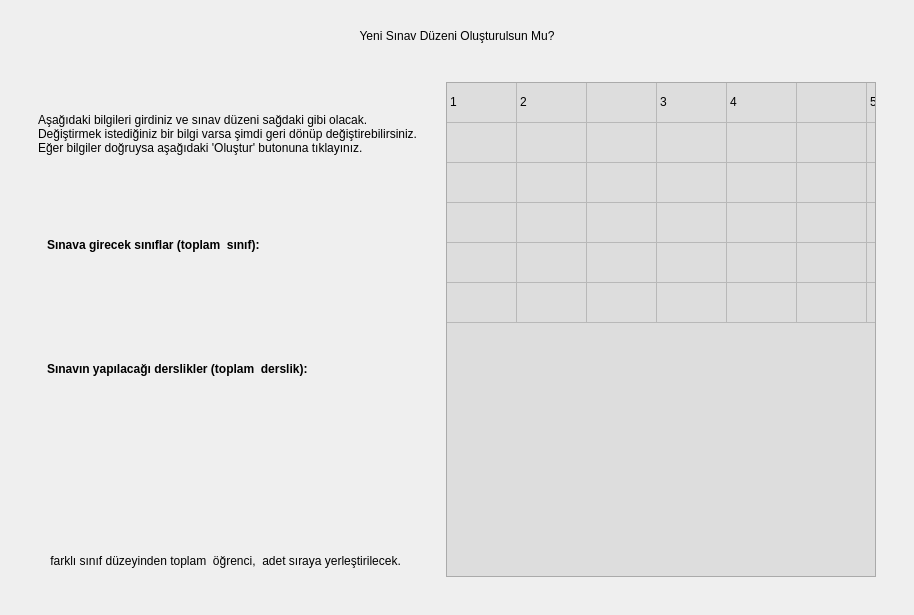
<?xml version="1.0" encoding="UTF-8"?>
<ui version="4.0">
 <class>ikoOSKAR::UI::NSPreviewUi</class>
 <widget class="QWidget" name="ikoOSKAR::UI::NSPreviewUi">
  <property name="geometry">
   <rect>
    <x>0</x>
    <y>0</y>
    <width>914</width>
    <height>615</height>
   </rect>
  </property>
  <property name="windowTitle">
   <string>Form</string>
  </property>
  <layout class="QHBoxLayout" name="horizontalLayout">
   <item>
    <widget class="QFrame" name="frame">
     <property name="maximumSize">
      <size>
       <width>900</width>
       <height>16777215</height>
      </size>
     </property>
     <property name="frameShape">
      <enum>QFrame::NoFrame</enum>
     </property>
     <property name="frameShadow">
      <enum>QFrame::Raised</enum>
     </property>
     <layout class="QVBoxLayout" name="verticalLayout">
      <item>
       <widget class="QFrame" name="frmHeader">
        <property name="frameShape">
         <enum>QFrame::NoFrame</enum>
        </property>
        <property name="frameShadow">
         <enum>QFrame::Raised</enum>
        </property>
        <layout class="QVBoxLayout" name="verticalLayout_2">
         <item>
          <widget class="QLabel" name="lblHeader">
           <property name="maximumSize">
            <size>
             <width>16777215</width>
             <height>30</height>
            </size>
           </property>
           <property name="text">
            <string>Yeni Sınav Düzeni Oluşturulsun Mu?</string>
           </property>
           <property name="alignment">
            <set>Qt::AlignCenter</set>
           </property>
          </widget>
         </item>
         <item>
          <widget class="QWidget" name="wdFiller" native="true"/>
         </item>
        </layout>
       </widget>
      </item>
      <item>
       <widget class="QFrame" name="frmForm">
        <property name="frameShape">
         <enum>QFrame::NoFrame</enum>
        </property>
        <property name="lineWidth">
         <number>0</number>
        </property>
        <layout class="QHBoxLayout" name="horizontalLayout_2">
         <item>
          <widget class="QFrame" name="frame_2">
           <property name="frameShape">
            <enum>QFrame::NoFrame</enum>
           </property>
           <property name="frameShadow">
            <enum>QFrame::Raised</enum>
           </property>
           <layout class="QVBoxLayout" name="verticalLayout_3">
            <property name="spacing">
             <number>20</number>
            </property>
            <item>
             <widget class="QLabel" name="lblDescription">
              <property name="text">
               <string>Aşağıdaki bilgileri girdiniz ve sınav düzeni sağdaki gibi olacak. Değiştirmek istediğiniz bir bilgi varsa şimdi geri dönüp değiştirebilirsiniz. Eğer bilgiler doğruysa aşağıdaki 'Oluştur' butonuna tıklayınız.</string>
              </property>
              <property name="wordWrap">
               <bool>true</bool>
              </property>
             </widget>
            </item>
            <item>
             <spacer name="horizontalSpacer">
              <property name="orientation">
               <enum>Qt::Horizontal</enum>
              </property>
              <property name="sizeHint" stdset="0">
               <size>
                <width>40</width>
                <height>20</height>
               </size>
              </property>
             </spacer>
            </item>
            <item>
             <widget class="QFrame" name="frame_3">
              <property name="frameShape">
               <enum>QFrame::NoFrame</enum>
              </property>
              <property name="frameShadow">
               <enum>QFrame::Raised</enum>
              </property>
              <layout class="QVBoxLayout" name="verticalLayout_5">
               <item>
                <widget class="QLabel" name="lblClassHeader">
                 <property name="maximumSize">
                  <size>
                   <width>16777215</width>
                   <height>20</height>
                  </size>
                 </property>
                 <property name="font">
                  <font>
                   <bold>true</bold>
                  </font>
                 </property>
                 <property name="text">
                  <string>Sınava girecek sınıflar (toplam &lt;x&gt; sınıf):</string>
                 </property>
                </widget>
               </item>
               <item>
                <widget class="QLabel" name="lblClasses">
                 <property name="text">
                  <string/>
                 </property>
                 <property name="alignment">
                  <set>Qt::AlignLeading|Qt::AlignLeft|Qt::AlignTop</set>
                 </property>
                 <property name="wordWrap">
                  <bool>true</bool>
                 </property>
                </widget>
               </item>
              </layout>
             </widget>
            </item>
            <item>
             <widget class="QFrame" name="frame_5">
              <property name="frameShape">
               <enum>QFrame::NoFrame</enum>
              </property>
              <property name="frameShadow">
               <enum>QFrame::Raised</enum>
              </property>
              <layout class="QVBoxLayout" name="verticalLayout_6">
               <item>
                <widget class="QLabel" name="lblHallHeader">
                 <property name="maximumSize">
                  <size>
                   <width>16777215</width>
                   <height>20</height>
                  </size>
                 </property>
                 <property name="font">
                  <font>
                   <bold>true</bold>
                  </font>
                 </property>
                 <property name="text">
                  <string>Sınavın yapılacağı derslikler (toplam &lt;x&gt; derslik):</string>
                 </property>
                </widget>
               </item>
               <item>
                <widget class="QLabel" name="lblHalls">
                 <property name="text">
                  <string/>
                 </property>
                 <property name="alignment">
                  <set>Qt::AlignLeading|Qt::AlignLeft|Qt::AlignTop</set>
                 </property>
                 <property name="wordWrap">
                  <bool>true</bool>
                 </property>
                </widget>
               </item>
              </layout>
             </widget>
            </item>
            <item>
             <widget class="QFrame" name="frame_6">
              <property name="frameShape">
               <enum>QFrame::NoFrame</enum>
              </property>
              <property name="frameShadow">
               <enum>QFrame::Raised</enum>
              </property>
              <layout class="QVBoxLayout" name="verticalLayout_7">
               <item>
                <widget class="QLabel" name="lblGeneralInfo">
                 <property name="text">
                  <string>&lt;x&gt; farklı sınıf düzeyinden toplam &lt;y&gt; öğrenci, &lt;z&gt; adet sıraya yerleştirilecek.</string>
                 </property>
                 <property name="alignment">
                  <set>Qt::AlignBottom|Qt::AlignLeading|Qt::AlignLeft</set>
                 </property>
                 <property name="wordWrap">
                  <bool>true</bool>
                 </property>
                </widget>
               </item>
              </layout>
             </widget>
            </item>
           </layout>
          </widget>
         </item>
         <item>
          <widget class="QFrame" name="frame_4">
           <property name="frameShape">
            <enum>QFrame::NoFrame</enum>
           </property>
           <property name="frameShadow">
            <enum>QFrame::Raised</enum>
           </property>
           <layout class="QVBoxLayout" name="verticalLayout_4">
            <item>
             <widget class="QTableWidget" name="tableWidget">
              <property name="enabled">
               <bool>true</bool>
              </property>
              <property name="minimumSize">
               <size>
                <width>430</width>
                <height>0</height>
               </size>
              </property>
              <property name="maximumSize">
               <size>
                <width>430</width>
                <height>16777215</height>
               </size>
              </property>
              <property name="focusPolicy">
               <enum>Qt::NoFocus</enum>
              </property>
              <property name="styleSheet">
               <string notr="true">background-color: #dddddd</string>
              </property>
              <property name="verticalScrollBarPolicy">
               <enum>Qt::ScrollBarAlwaysOff</enum>
              </property>
              <property name="horizontalScrollBarPolicy">
               <enum>Qt::ScrollBarAlwaysOff</enum>
              </property>
              <property name="autoScroll">
               <bool>false</bool>
              </property>
              <property name="editTriggers">
               <set>QAbstractItemView::NoEditTriggers</set>
              </property>
              <property name="selectionMode">
               <enum>QAbstractItemView::NoSelection</enum>
              </property>
              <property name="showGrid">
               <bool>true</bool>
              </property>
              <attribute name="horizontalHeaderVisible">
               <bool>false</bool>
              </attribute>
              <attribute name="horizontalHeaderCascadingSectionResizes">
               <bool>false</bool>
              </attribute>
              <attribute name="horizontalHeaderMinimumSectionSize">
               <number>5</number>
              </attribute>
              <attribute name="horizontalHeaderDefaultSectionSize">
               <number>70</number>
              </attribute>
              <attribute name="horizontalHeaderStretchLastSection">
               <bool>false</bool>
              </attribute>
              <attribute name="verticalHeaderVisible">
               <bool>false</bool>
              </attribute>
              <attribute name="verticalHeaderMinimumSectionSize">
               <number>5</number>
              </attribute>
              <attribute name="verticalHeaderDefaultSectionSize">
               <number>40</number>
              </attribute>
              <row>
               <property name="text">
                <string>row0</string>
               </property>
              </row>
              <row>
               <property name="text">
                <string>row1</string>
               </property>
              </row>
              <row>
               <property name="text">
                <string>row2</string>
               </property>
              </row>
              <row>
               <property name="text">
                <string>row3</string>
               </property>
              </row>
              <row>
               <property name="text">
                <string>row4</string>
               </property>
              </row>
              <row>
               <property name="text">
                <string>row5</string>
               </property>
              </row>
              <column>
               <property name="text">
                <string>col0</string>
               </property>
              </column>
              <column>
               <property name="text">
                <string>col1</string>
               </property>
              </column>
              <column>
               <property name="text">
                <string>sep0</string>
               </property>
              </column>
              <column>
               <property name="text">
                <string>col2</string>
               </property>
              </column>
              <column>
               <property name="text">
                <string>col3</string>
               </property>
              </column>
              <column>
               <property name="text">
                <string>sep1</string>
               </property>
              </column>
              <column>
               <property name="text">
                <string>col4</string>
               </property>
              </column>
              <column>
               <property name="text">
                <string>col5</string>
               </property>
              </column>
              <item row="0" column="0">
               <property name="text">
                <string>1</string>
               </property>
               <property name="background">
                <brush brushstyle="NoBrush">
                 <color alpha="255">
                  <red>0</red>
                  <green>0</green>
                  <blue>0</blue>
                 </color>
                </brush>
               </property>
              </item>
              <item row="0" column="1">
               <property name="text">
                <string>2</string>
               </property>
              </item>
              <item row="0" column="2">
               <property name="text">
                <string/>
               </property>
              </item>
              <item row="0" column="3">
               <property name="text">
                <string>3</string>
               </property>
              </item>
              <item row="0" column="4">
               <property name="text">
                <string>4</string>
               </property>
              </item>
              <item row="0" column="5">
               <property name="text">
                <string/>
               </property>
              </item>
              <item row="0" column="6">
               <property name="text">
                <string>5</string>
               </property>
              </item>
              <item row="0" column="7">
               <property name="text">
                <string>6</string>
               </property>
              </item>
             </widget>
            </item>
           </layout>
          </widget>
         </item>
        </layout>
       </widget>
      </item>
     </layout>
    </widget>
   </item>
  </layout>
 </widget>
 <resources/>
 <connections/>
</ui>
